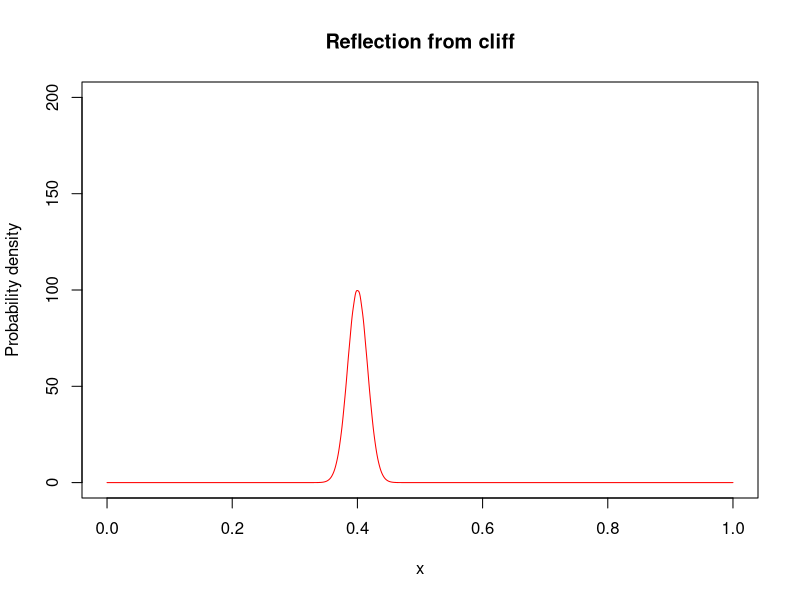
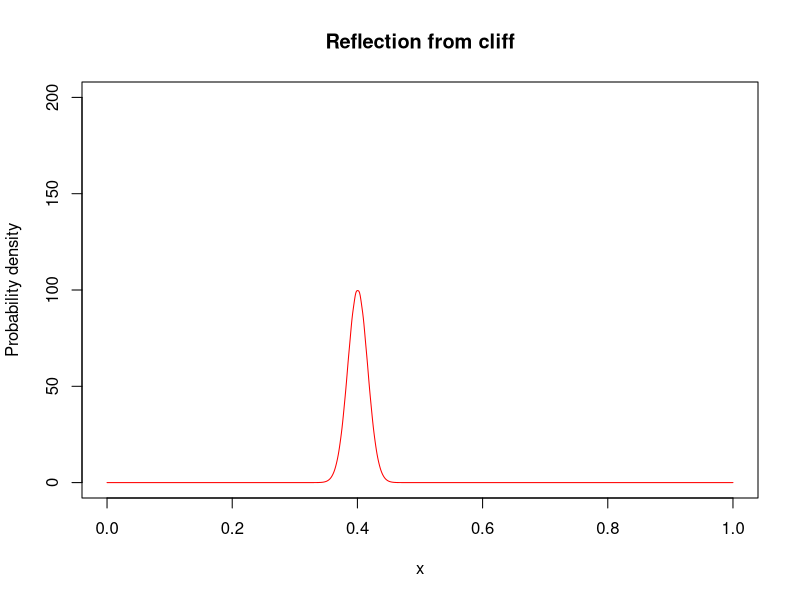
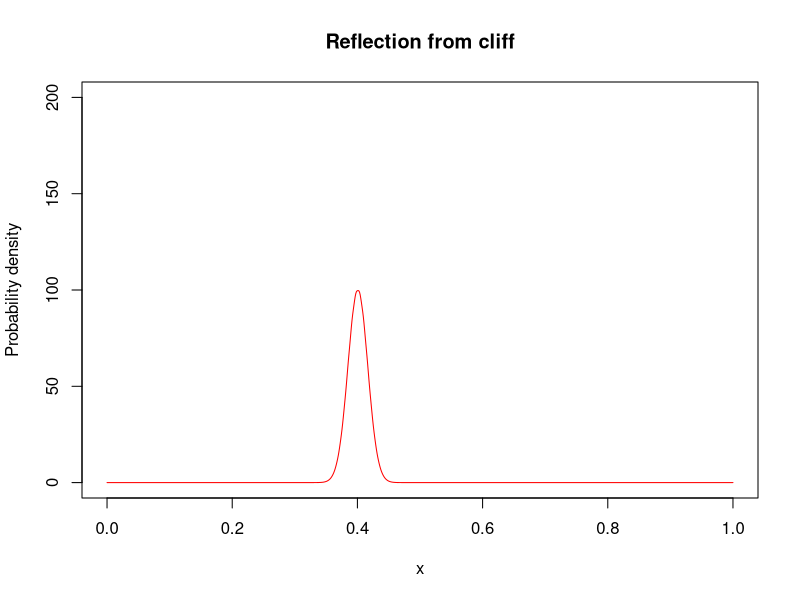
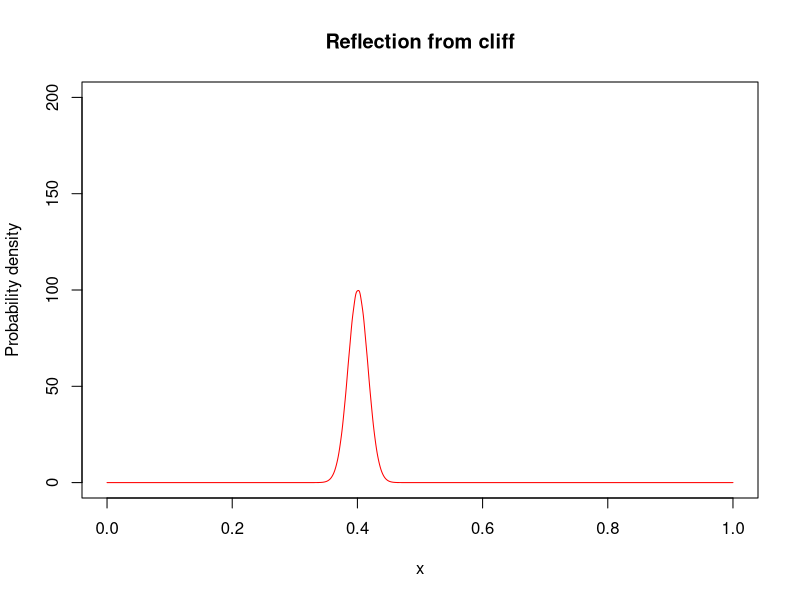
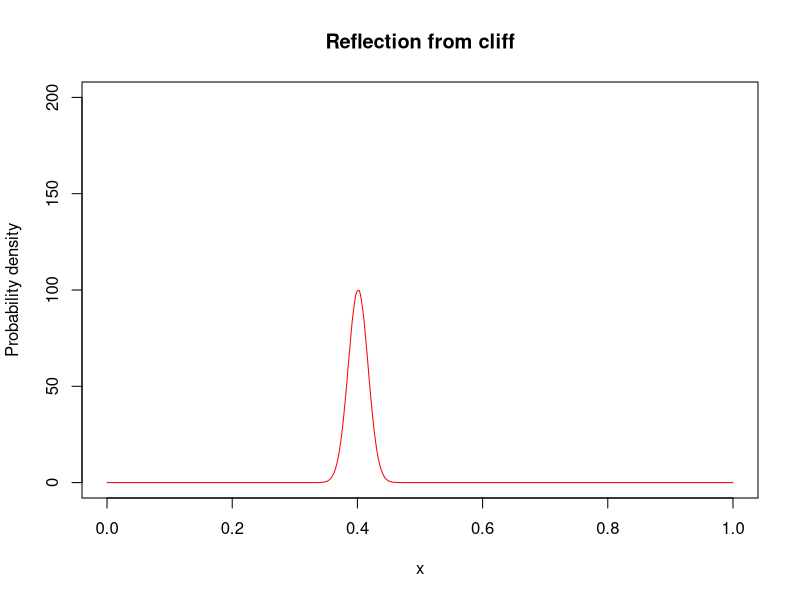
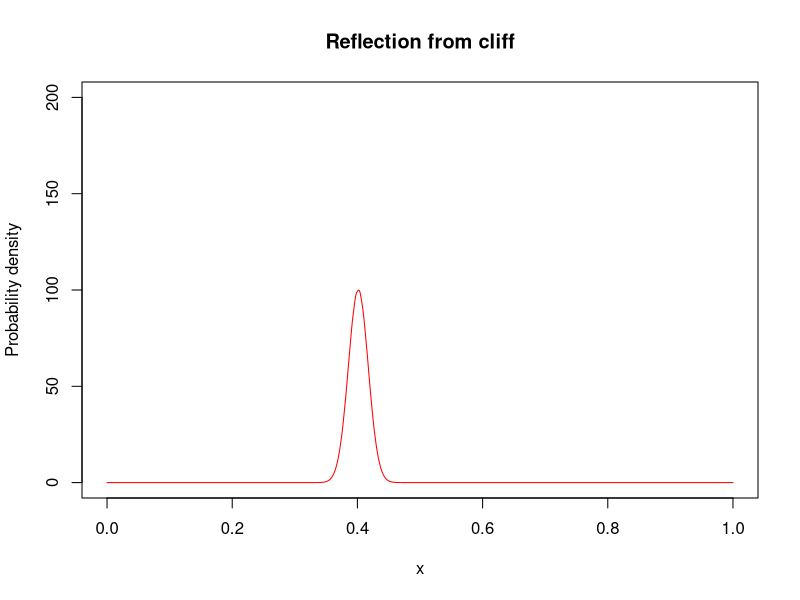
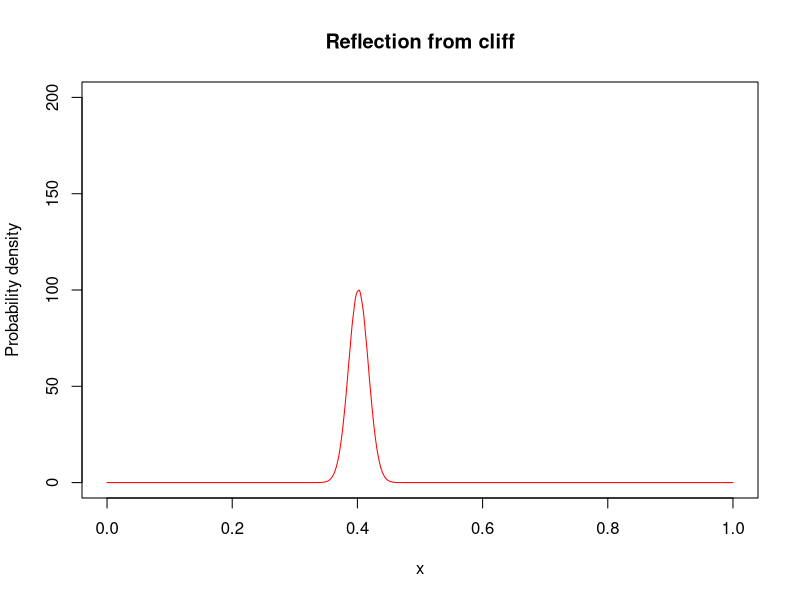
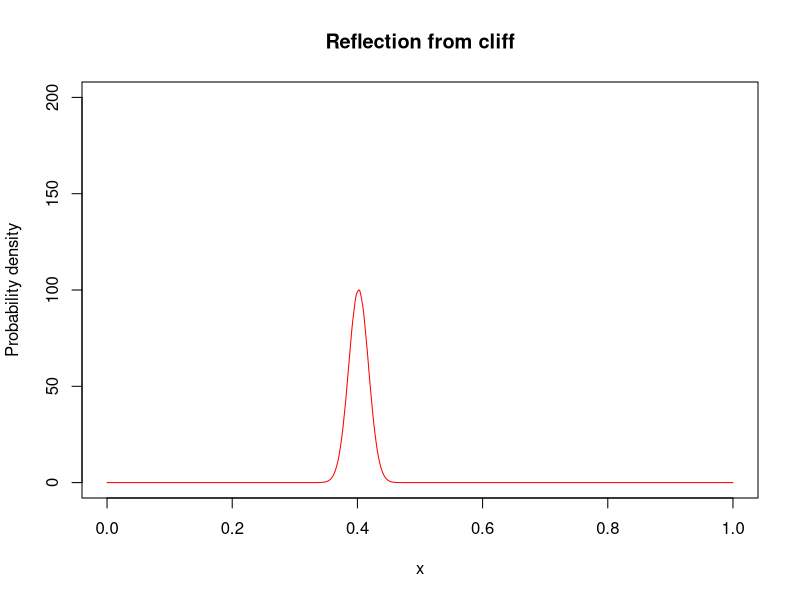

Reproduce these figures in R, in order. (Note: a time limit stopped this script after it produced the figures.)
## Book: Computational Physics by Nicholas J. Giordano, Dean and Professor of Physics, Auburn University
## Reference Book: Matlab Version by Kevin Berwick, School of Electrical and Electronic Engineering, Dublin Institute of Technology
## Translated to R by Indranil Ghosh, Physics Department, Jadavpur University

## Time dependent schrodinger's equation in 1-D: Leapfrog method

N <- 1000
x <- seq(0, 1, length.out=1000)
x_0 <- 0.4
C <- 10
sigma_squared <- 10^(-3)
k_0 <- 500

delta_x <- 10^(-3)
delta_t <- 5*10^(-8)

psi <- C*exp(-(x - x_0)^2/sigma_squared)*exp(1i*k_0*x)

R_initial <- Re(psi)
I_initial <- Im(psi)


V <- numeric(N)
V[600:N] <- -10^6
V

I_current <- I_initial
R_current <- R_initial

imag_psi <- function(N, I_current, R_current, delta_t, delta_x, V) {
  I_next <- numeric(N)
  s <- delta_t/(2*delta_x^2)
  for (x in 3:N) {
    I_next[x-1] <- I_current[x-1]+s*(R_current[x]-2*R_current[x-1]+R_current[x-2])-delta_t*V[x-1]*R_current[x-1]
    I_next[1] <- I_next[2]
    I_next[N] <- I_next[N-1]
  }
  return(I_next)
}  

real_psi <- function(N, R_current, I_current, delta_t, delta_x, V) {
  R_next <- numeric(N)
  s <- delta_t/(2*delta_x^2)
  for (x in 3:N) {
    R_next[x-1] <- R_current[x-1]-s*(I_current[x]-2*I_current[x-1]+I_current[x-2])+delta_t*V[x-1]*I_current[x-1]
    R_next[1] <- R_next[2]
    R_next[N] <- R_next[N-1]
  }
  return(R_next)
} 


I_next <- imag_psi(N, I_current, R_current, delta_t, delta_x, V)
for (time_step in 1:15000){
  R_next <- real_psi(N, R_current, I_current, delta_t, delta_x, V)
  R_current <- R_next
  I_next <- imag_psi(N, I_current, R_current, delta_t, delta_x, V)
  prob_density <- R_current^2+I_next*I_current
  I_current <- I_next
  if (time_step%%10==0){
    plot(x, prob_density, type="l", col="red", main="Reflection from cliff", xlim=c(0, 1), ylim=c(0, 200), ylab="Probability density")
    Sys.sleep(0.09)
  }
}
